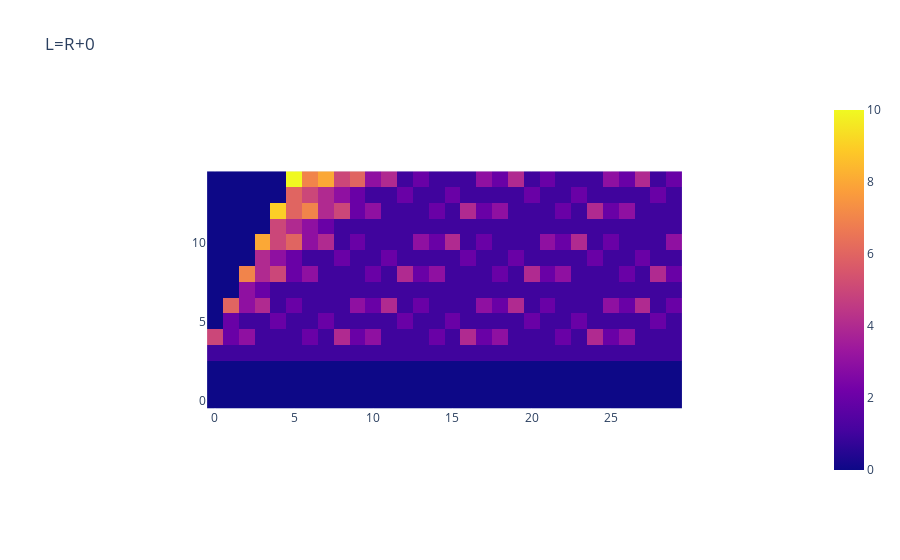

The cell this chart's notebook holds for it:
### Markdown cell above
## $L=R + \text{shift}$

### Code cell
b = 4
size = 30
# ---
for shift in range(10):
    mat = []
    for t in range(1, 16):
        seq = []
        try:
            df = pd.read_csv(f"data/fix_TB/T={t}_B={b}_100x100.csv")
            dfv = df.values[:size, :size]
        except:
            dfv = np.zeros((size,size), dtype = int)
        for j in range(len(dfv)):
            try:
                seq += [dfv[j+shift,j]]
            except: 
                seq += [0]
        mat += [seq]
    # ---
    px.imshow(mat, origin='lower', title=f"L=R+{shift}").show()

### Figure 1 — Plotly figure (JSON) as saved in the notebook; plotly's stock layout.template omitted (floating-point values rounded to 4 significant figures; data arrays with more than 128 entries replaced by an {"elided": "..."} marker saying what was removed)
{"data": [{"coloraxis": "coloraxis", "hovertemplate": "x: %{x}<br>y: %{y}<br>color: %{z}<extra></extra>", "name": "0", "type": "heatmap", "xaxis": "x", "yaxis": "y", "z": {"elided": "15x30 int values"}}], "layout": {"autosize": true, "coloraxis": {"colorscale": [[0, "#0d0887"], [0.1111, "#46039f"], [0.2222, "#7201a8"], [0.3333, "#9c179e"], [0.4444, "#bd3786"], [0.5556, "#d8576b"], [0.6667, "#ed7953"], [0.7778, "#fb9f3a"], [0.8889, "#fdca26"], [1, "#f0f921"]]}, "title": {"text": "L=R+0"}, "xaxis": {"anchor": "y", "autorange": true, "constrain": "domain", "domain": [0.1743, 0.8257], "range": [-0.5, 29.5], "scaleanchor": "y"}, "yaxis": {"anchor": "x", "autorange": true, "constrain": "domain", "domain": [1.11e-16, 1.0], "range": [-0.5, 14.5]}}}
